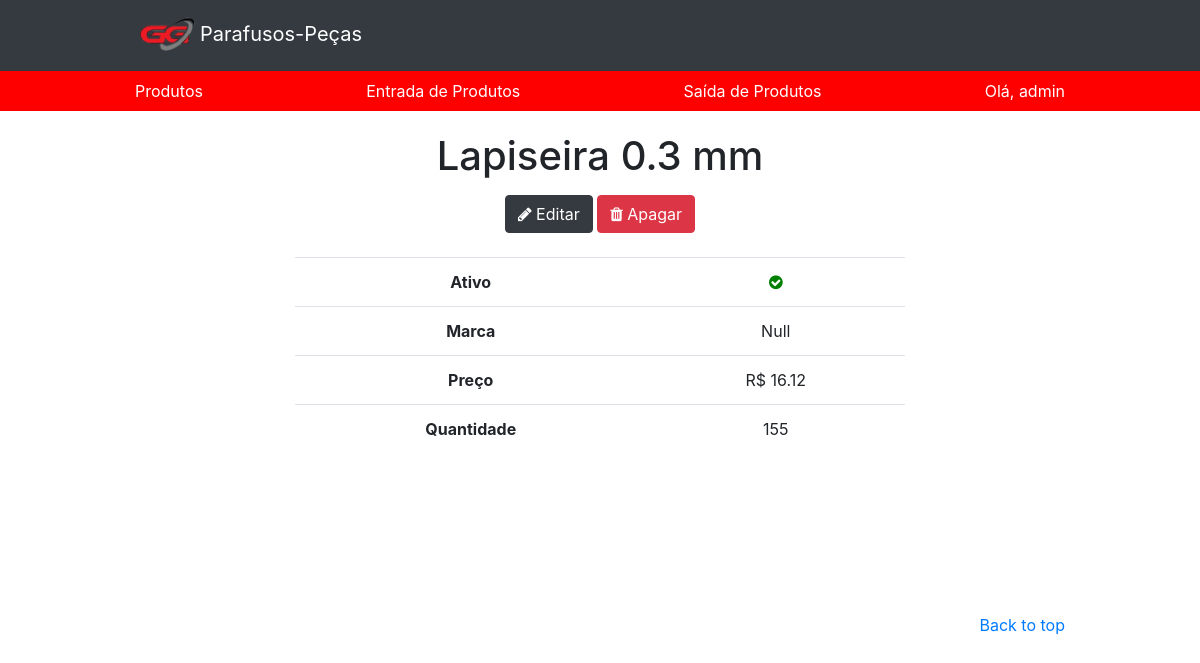
Before: /products/9/ (signed in) with the older database file.
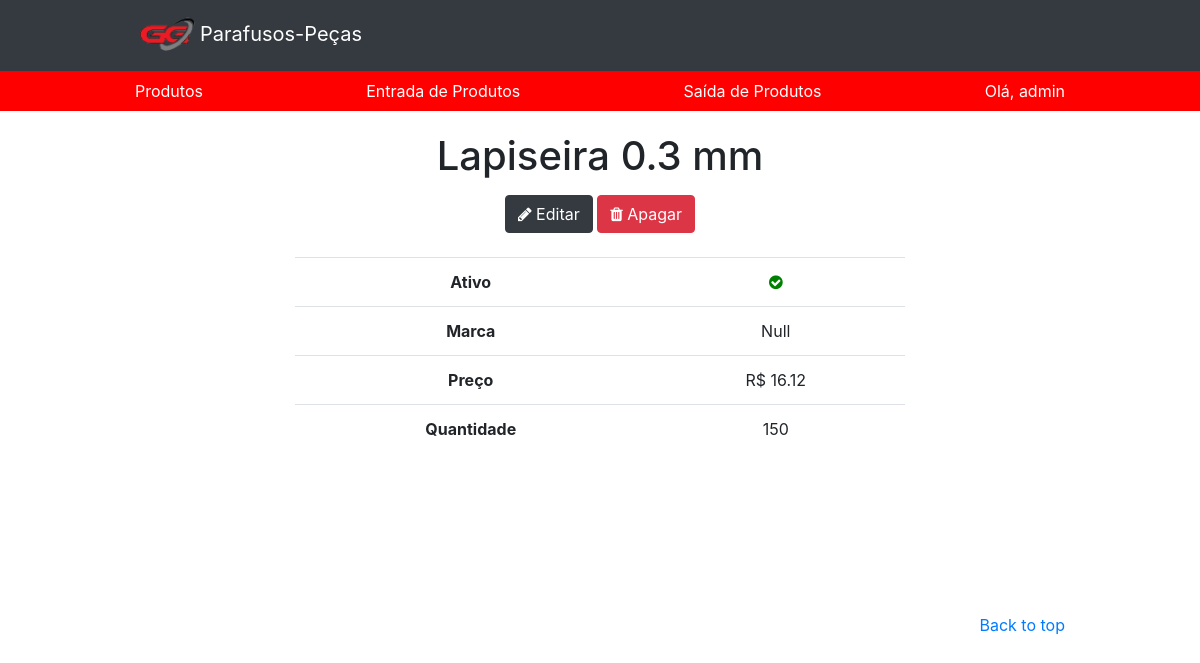
After: the same page with the newer database file.
### app/models.py (models this page shows, shortened)
class Produto(models.Model):
    nome = models.CharField(max_length=100)
    codigo = models.IntegerField(default=None)
    marca = models.CharField(max_length=100, default=None)
    quantidade = models.IntegerField()
    preco = models.DecimalField(max_digits=100, decimal_places= 2, default=None)
    ativo = models.BooleanField(default=True)
    def __str__(self):
        return str(self.nome)
    class Meta:
        db_table = 'produto'

### app/views.py (the view)
# urls.py: path('products/<int:id>/', views.produto, name='produto'),
@login_required(login_url='/login')
def produto(request, id):
    obj = Produto.objects.get(id=id)
    context = {'object': obj}
    return render (request, 'app/produto.html', context)

### app/templates/app/produto.html (shortened to what this page needs)
<!DOCTYPE html>
<html>
<head>
    {% load static %}
    <link rel="stylesheet" type="text/css" href="{% static 'app/css/bootstrap/bootstrap.min.css' %}">
    <link rel="stylesheet" type="text/css" href="{% static 'app/css/produto.css' %}">
    <link rel="stylesheet" href="https://cdnjs.cloudflare.com/ajax/libs/font-awesome/4.7.0/css/font-awesome.min.css">
</head>
<body>
    <header>
        {% include "app/header.html"  %}
    </header>
        <section class="jumbotron text-center">
            <div class="container">
            <h1>{{ object }}</h1>
                <span class=""><a href="/products/register/?id={{ object.id }}"><button type="button" class="btn btn-dark"><span class="fa fa-pencil"></span> Editar</button></a></span>
                <span class=""><a href="/products/delete/{{ object.id }}"><button type="button" class="btn btn-danger"><span class="fa fa-trash"></span> Apagar</button></a></span>
                <br>
                <br>
                <table class="table table-user-information">
                    <tbody>
                      <tr>
                        <th class="">Ativo</th>
                        <td>
                          {% if object.ativo %}
                            <i class="fa fa-check-circle ok"></i>
                          {% else %}
                            <i class="fa fa-minus-circle no"></i>
                          {% endif %}
                        </td>
                      </tr>
                      <tr>
                        <th class="">Marca</th>
                        <td>{{ object.marca }}</td>
                      </tr>
                      <tr>
                        <th class="">Preço</th>
                        <td>R$ {{ object.preco }}</td>
                      </tr>
                      <tr>
                        <th class="">Quantidade</th>
                        <td>{{ object.quantidade }}</td>
                      </tr>
                    </tbody>
                  </table>
            </div>
        </section>
        <footer class="text-muted">
            <div class="container">
                <p class="float-right">
                    <a href="#">Back to top</a>
                </p>
            </div>
        </footer>
  </body>
</html>

Changed rows visible on the page:
changed Produto "Lapiseira 0.3 mm": quantidade "155" → "150"
